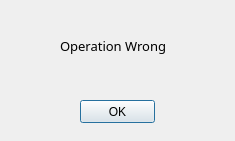
<?xml version="1.0" encoding="UTF-8"?>
<ui version="4.0">
 <class>Warning</class>
 <widget class="QDialog" name="Warning">
  <property name="geometry">
   <rect>
    <x>0</x>
    <y>0</y>
    <width>235</width>
    <height>141</height>
   </rect>
  </property>
  <property name="minimumSize">
   <size>
    <width>235</width>
    <height>141</height>
   </size>
  </property>
  <property name="maximumSize">
   <size>
    <width>235</width>
    <height>141</height>
   </size>
  </property>
  <property name="windowTitle">
   <string>Dialog</string>
  </property>
  <widget class="QPushButton" name="pushButtonOK">
   <property name="geometry">
    <rect>
     <x>80</x>
     <y>100</y>
     <width>75</width>
     <height>23</height>
    </rect>
   </property>
   <property name="text">
    <string>OK</string>
   </property>
  </widget>
  <widget class="QLabel" name="labelWarning">
   <property name="geometry">
    <rect>
     <x>60</x>
     <y>30</y>
     <width>111</width>
     <height>31</height>
    </rect>
   </property>
   <property name="font">
    <font>
     <family>微软雅黑</family>
     <pointsize>10</pointsize>
    </font>
   </property>
   <property name="text">
    <string>Operation Wrong</string>
   </property>
  </widget>
 </widget>
 <resources/>
 <connections/>
</ui>
